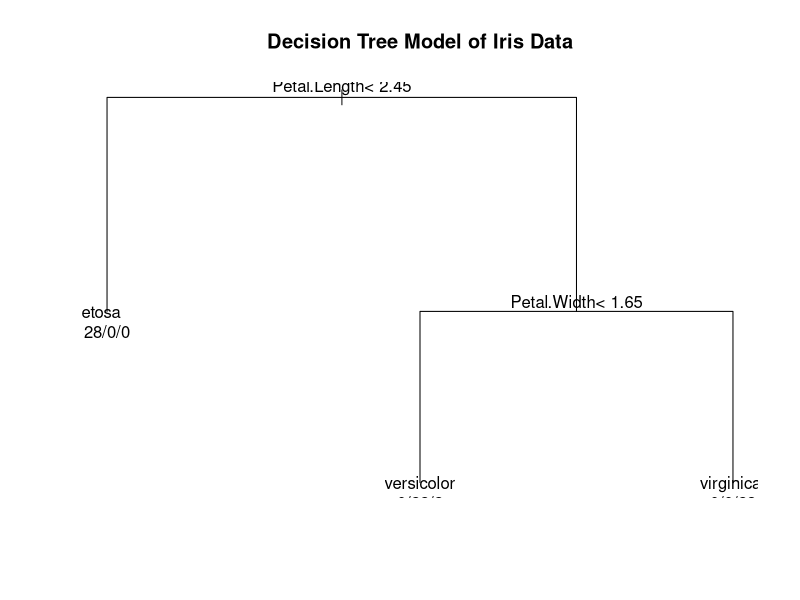

Generate this figure with R:
###################################################################################
## This code is part of Data Science Dojo's bootcamp
## Copyright (C) 2015

## Objective: Machine learning of iris species classification with decision tree
## Data source: iris data set (included in R)	
## Please install "rpart" package: install.packages("rpart")
## Please install "party" package: install.packages("party")
###################################################################################

## load the library
library(rpart)

## DATA EXPLORATION
## load the iris data in R
data(iris)
## explore the data set
str(iris)
dim(iris)

## BUILD MODEL
## randomly choose 1/2 of the data set as training data
set.seed(777)
random.rows.train <- sample(1:nrow(iris), 0.5*nrow(iris), replace=F)
iris.train <- iris[random.rows.train,]
dim(iris.train)
## select the other 1/2 left as the testing data
random.rows.test <- setdiff(1:nrow(iris),random.rows.train)
iris.test <- iris[random.rows.test,]
dim(iris.test)
## fitting decision model on training set
iris.model <- rpart(Species~., data = iris.train)

## VISUALIZE THE MODEL
## visualize the tree structure
plot(iris.model)
title(main = "Decision Tree Model of Iris Data")
text(iris.model, use.n = TRUE)

## MODEL EVALUATION
## make prediction using decision model
iris.test.predictions <- predict(iris.model, iris.test, type = "class")
## extract out the observations in testing set
iris.test.observations <- iris.test$Species
## show the confusion matrix
confusion.matrix <- table(iris.test.predictions, iris.test.observations)
confusion.matrix
## calculate the error in testing set
error <- 1 - sum(diag(confusion.matrix)) / sum(confusion.matrix)
error

## EXERCISE
## Besides the rpart library, another library called "party" can be also used to build decision trees. It provides nonparametric regression trees for nominal, ordinal, numeric, censored, and multivariate responses. Tree growth is based on statistical stopping rules, so pruning should not be required. Mannual of party library: http://cran.r-project.org/web/packages/party/party.pdf. 
## Instead of rpart(), try to use ctree() in "party" for the same data. They implement different algorithm when building the trees. But for this small iris data, would these two functions (with two algorithms) give us the same tree?
